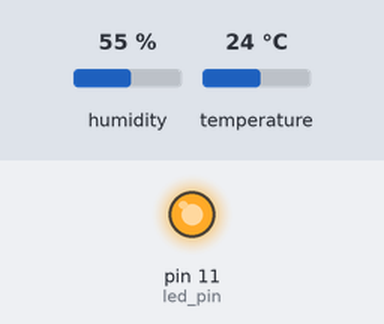
Recording of a sketch running on a simulated Arduino Uno, built with avr-gcc and run on an emulated ATmega328P. Shown: output pins drawn as LEDs (lit = HIGH). The inputs (shaded band) are chosen by the test bench; at power-on: humidity 55 %, temperature 24 °C. No radio packets arrive unless stated.

Above: at 1.05 s.
At 16.0 s:
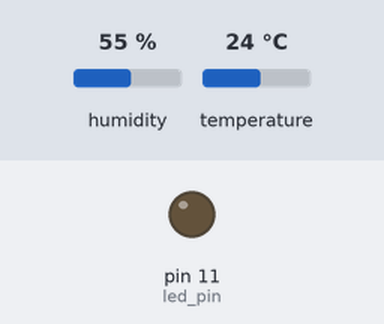
Timing chart, 0 to 40.1 s (numbered marks = the images above):
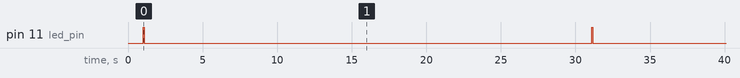

The sketch:

transmitter_sensor.ino
```cpp
// (licence header left out)
#include <VirtualWire.h>
#include <dht11.h>
dht11 DHT;

const int led_pin = 11;
const int transmit_pin = 1;
const int receive_pin = 2;
const int sensor_pin = 3;
const String sensor_name = "bed1";
const bool debug_mode = false;
const int time_between_reads = 30 * 1000;

void setup()
{
  delay(1000);

  if (debug_mode) {
    Serial.begin(115200);	// Debugging only
    Serial.println("Starting receiver");
  }
    // Initialise the IO and ISR
    vw_set_tx_pin(transmit_pin);
//    vw_set_ptt_inverted(true); // Required for DR3100
    vw_setup(500);       // Bits per sec
    pinMode(led_pin, OUTPUT);
}

void loop()
{
    int chk = DHT.read(sensor_pin);
  switch (chk) {
    case DHTLIB_OK:
      break;
    case DHTLIB_ERROR_CHECKSUM:
      Serial.println("Checksum error,\t");
      break;
    case DHTLIB_ERROR_TIMEOUT:
      Serial.println("Time out error,\t");
      break;
    default:
      Serial.println("Unknown error,\t");
      break;
  }


  int temp     = (int) DHT.temperature; //accuracy is only 2deg, so don't bother using floats
  int humidity = (int) DHT.humidity;

  String message;

  message = "R>" + sensor_name + ":temp=" + (String) temp; // + ";humidity=" + (String) humidity;
  sendMessage(message);

  message = "R>" + sensor_name + ":humidity=" + (String) humidity;
  sendMessage(message);

}

void sendMessage(String message) {

  if (debug_mode) {
    Serial.println(message);
  }
  int buf_len = message.length() +1;

  char buf[buf_len];
  message.toCharArray(buf, buf_len);

  digitalWrite(led_pin, HIGH); // Flash a light to show transmitting
  vw_send((uint8_t *)buf, buf_len);
  vw_wait_tx(); // Wait until the whole message is gone
  digitalWrite(led_pin, LOW);
  delay(time_between_reads);

}
```

Measured:
- by itself, pin 11 (led_pin): alternates HIGH for 0.06 s and LOW for 30.0 s
